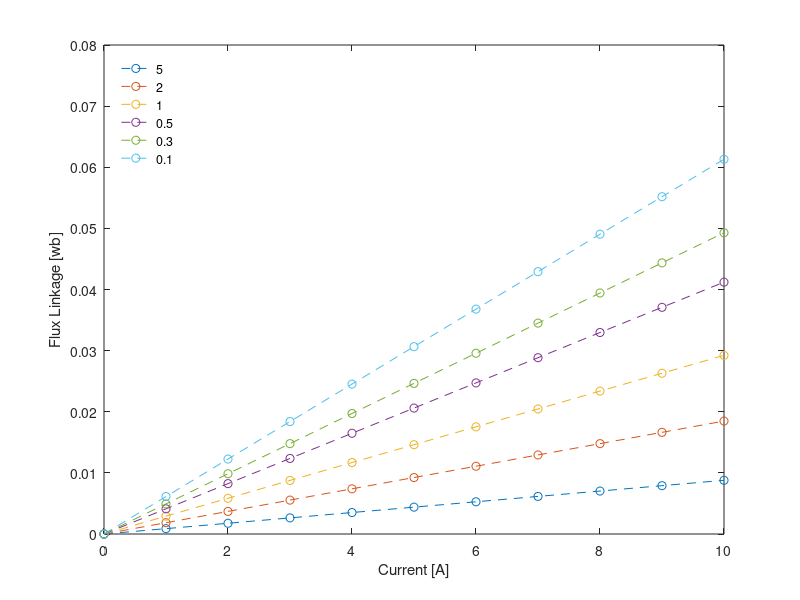
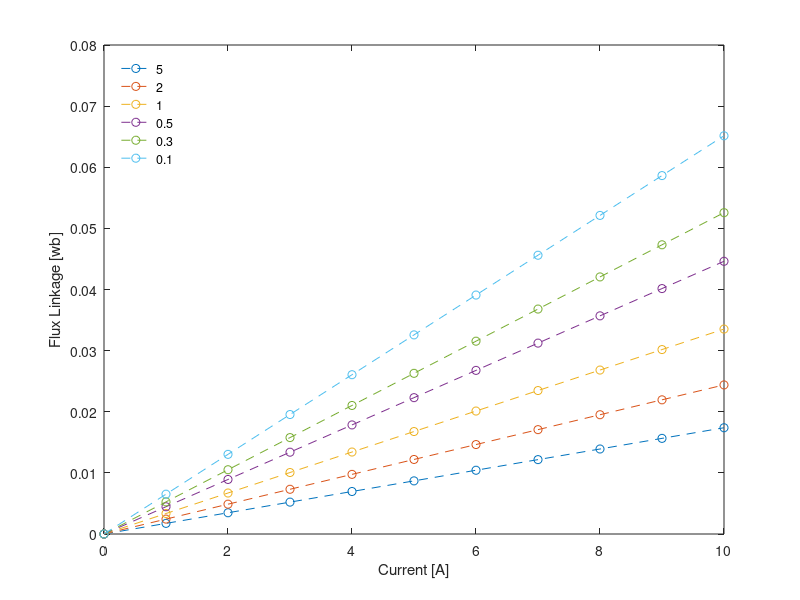

The MATLAB source for these figures, in order: (Note: this script raises an error after producing the figures.)
%----Flux Linkage-Current, need to load Flux Linkage.mat----% 
%----Without Air-gap Fringging----%
fh1 = figure();
Eelec1 = ones(6,1);
m = 1;
for x = [-5 -2 -1 -0.5 -0.3 -0.1] 
   L = (1E4)./(1.432*(1E6)-1.99*(1E6).*x);
   i = 0:1:10;
   psi1 = L.*i;
   plot(i, psi1,'--o');  
   Eelec1(m) = trapz(psi1,i);
   hold on;
   m = m+1;
end
legend({'5','2','1','0.5','0.3','0.1'},'location','northwest');    
legend('boxoff');
xlabel('Current [A]');
ylabel('Flux Linkage [wb]');

%----With Air-gap Fringging----%
fh2 = figure();
Eelec2 = ones(6,1);
m = 1;
for x = [-5 -2 -1 -0.5 -0.3 -0.1] 
   R = 1.34*(1E6)+1.99*(1E3).*x-(7.96.*(1E8).*x)./((20-2.*x).*(20-2.*x));
   L = (1E4)./R;
   i = 0:1:10;   
   psi2 = L.*i; 
   plot(i, psi2,'--o'); 
   Eelec2(m) = trapz(psi2,i);
   hold on;
   m = m+1;
end
legend({'5','2','1','0.5','0.3','0.1'},'location','northwest');      
legend('boxoff');
xlabel('Current [A]');
ylabel('Flux Linkage [wb]');

%----Core Linear----%
fh3 = figure();
Eelec3 = ones(6,1);
i = 1:1:11;
psi300 = plot(CP_10(i,1),CP_10(i,3),'--o');
hold on;
Eelec3(1) = trapz(CP_10(i,3),CP_10(i,1));
psi3003 = plot(CP_103(i,1),CP_103(i,3),'--o');
hold on;
Eelec3(2) = trapz(CP_103(i,3),CP_103(i,1));
psi3005 = plot(CP_105(i,1),CP_105(i,3),'--o');
hold on;
Eelec3(3) = trapz(CP_105(i,3),CP_105(i,1));
psi301 = plot(CP_11(i,1),CP_11(i,3),'--o');
hold on;
Eelec3(4) = trapz(CP_11(i,3),CP_11(i,1));
psi302 = plot(CP_12(i,1),CP_12(i,3),'--o');
hold on;
Eelec3(5) = trapz(CP_12(i,3),CP_12(i,1));
psi305 = plot(CP_15(i,1),CP_15(i,3),'--o');
hold on;
Eelec3(6) = trapz(CP_15(i,3),CP_15(i,1));
legend({'0.1','0.3','0.5','1','2','5'},'location','northwest');    
legend('boxoff');
xlabel('Current [A]');
ylabel('Flux Linkage [wb]');

 %----Core NonLinear----%
fh4 = figure();
Eelec4 = ones(6,1);
i = 1:1:11;
psi400 = plot(CP_00(i,1),CP_00(i,3),'--o');
hold on;
Eelec4(1) = trapz(CP_00(i,3),CP_00(i,1)); %not accurate enough,Eelec41 is  the accurate one
psi4003 = plot(CP_003(i,1),CP_003(i,3),'--o'); 
hold on;
Eelec4(2) = trapz(CP_003(i,3),CP_003(i,1));
psi4005 = plot(CP_005(i,1),CP_005(i,3),'--o');
hold on;
Eelec4(3) = trapz(CP_005(i,3),CP_005(i,1));
psi401 = plot(CP_01(i,1),CP_01(i,3),'--o');
hold on;
Eelec4(4) = trapz(CP_01(i,3),CP_01(i,1));
psi402 = plot(CP_02(i,1),CP_02(i,3),'--o');
hold on;
Eelec4(5) = trapz(CP_02(i,3),CP_02(i,1));
psi405 = plot(CP_05(i,1),CP_05(i,3),'--o');
hold on;
Eelec4(6) = trapz(CP_05(i,3),CP_05(i,1));
legend({'0.1','0.3','0.5','1','2','5'},'location','northwest');    
legend('boxoff');
xlabel('Current [A]');
ylabel('Flux Linkage [wb]');

